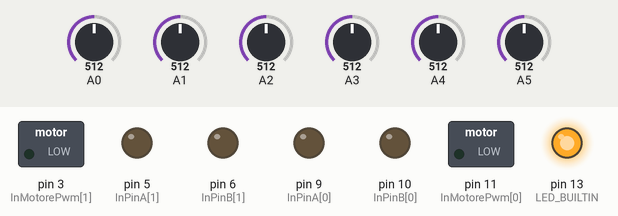
A sketch run on a simulated Arduino Uno, built with avr-gcc and run on an emulated ATmega328P. On the bench: switched loads named in the sketch (green lamp = pin HIGH), output pins drawn as LEDs (lit = HIGH). Inputs (shaded band) come from the test bench; at power-on: A0 = 512, A1 = 512, A2 = 512, A3 = 512, A4 = 512, A5 = 512.

Above: at 0.1 s.
At 11.2 s:
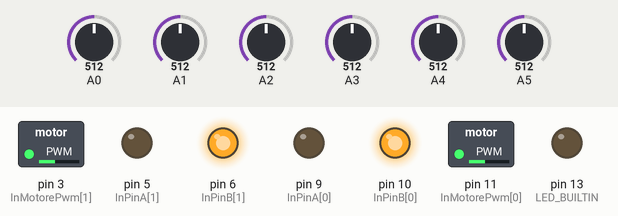
11.3 s: A0 set to 992
At 12.0 s:
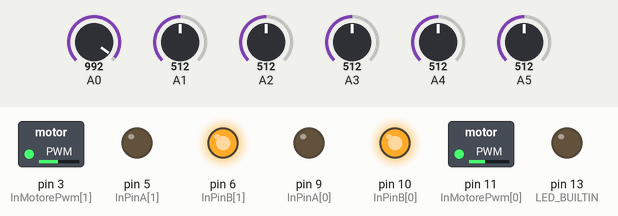
Timing chart, 0 to 14.3 s (numbered marks = the images above; inputs shaded):
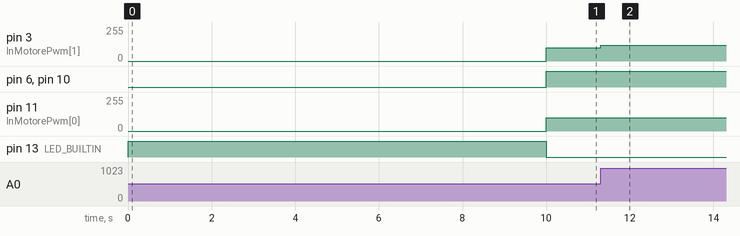

Measured:
- after the input at 11.3 s, pin 3 (InMotorePwm[1]): 100/255 → 120/255 at once

The sketch:

vr-1.0.0.ino
```cpp
//libreria per i sensori infrarossi
#include <QTRSensors.h>

#define MOTORE_DESTRO       0
#define MOTORE_SINISTRO     1

#define MOTORE_AVANTI       0
#define MOTORE_FERMO        1
#define MOTORE_INDIETRO     2

//valori dei diversi range
#define DESTRA_ESTERNO 1000
#define DESTRA_INTERNO 1500
#define DESTRA_CENTRO_ESTERNO 2300
#define SINISTRA_CENTRO_ESTERNO 2700
#define SINISTRA_INTERNO 3500
#define SINISTRA_ESTERNO 4000

//potenza motori
#define POTENZA_MASSIMA 65
#define POTENZA_ALTA 60
#define POTENZA_MEDIA 50
#define POTENZA_BASSA 40

//variabili direzionali dei motori
uint8_t InPinA[] = {9, 5};
uint8_t InPinB[] = {10, 6};

//variabile per regolare la potenza dei motori
uint8_t InMotorePwm[] = {11, 3 };

QTRSensors qtr;

//variabili che indica numero di sensori e il loro valore
const uint8_t NumeroSensori = 6;
uint16_t ValoriSensori[NumeroSensori];

void setup()
{
  //configurazione dei PIN di INPUT-OUTPUT
  pinMode(InPinA[0], OUTPUT);
  pinMode(InPinA[1], OUTPUT);
  pinMode(InPinB[0], OUTPUT);
  pinMode(InPinB[1], OUTPUT);
  pinMode(InMotorePwm[0], OUTPUT);
  pinMode(InMotorePwm[1], OUTPUT);
  pinMode(LED_BUILTIN, OUTPUT);

  // Configurazione dei sensori a infrarossi
  qtr.setTypeAnalog();
  qtr.setSensorPins((const uint8_t[]){A0, A1, A2, A3, A4, A5}, NumeroSensori);

  //accendi il led Built-in dell'Arduino per segnalare l'inizio della calibrazione
  digitalWrite(LED_BUILTIN, HIGH);
  //calibrazione dei sensori ( circa 12s )
  for (uint16_t i = 0; i < 400; i++)
  {
    qtr.calibrate();
  }
  //spegni il led per segnalare la fine della calibrazione
  digitalWrite(LED_BUILTIN, LOW);
}

//funzione per selezionare,dirigere e regolare la potenza del motore
void muoviMotore(uint8_t motore, uint8_t direzione, uint8_t pwm)
{
  if(direzione <= 1)
  {
    digitalWrite(InPinA[motore], LOW);
  }
  else
  {
    digitalWrite(InPinA[motore], HIGH);
  }
  if(direzione >=1 && direzione <=2)
  {
    digitalWrite(InPinB[motore], LOW);
  }
  else
  {
    digitalWrite(InPinB[motore], HIGH);
  }
  analogWrite(InMotorePwm[motore], ((255/100)*pwm));
}

void loop()
{
  //variabile che indica la posizione della linea nera, sapendo i valori letti dai 6 sensori
  uint16_t position = qtr.readLineBlack(ValoriSensori);

  //se la linea nera è a sinitra
  if(position>SINISTRA_ESTERNO)
  {
    muoviMotore(MOTORE_DESTRO, MOTORE_AVANTI, POTENZA_MEDIA);
    muoviMotore(MOTORE_SINISTRO, MOTORE_INDIETRO, POTENZA_ALTA);
  }
  else if(position>=SINISTRA_INTERNO && position<=SINISTRA_ESTERNO)
  {
    muoviMotore(MOTORE_DESTRO, MOTORE_AVANTI, POTENZA_MASSIMA);
    muoviMotore(MOTORE_SINISTRO, MOTORE_AVANTI, POTENZA_MEDIA);
  }
  else if(position>SINISTRA_CENTRO_ESTERNO && position<SINISTRA_INTERNO)
  {
    muoviMotore(MOTORE_DESTRO, MOTORE_AVANTI, POTENZA_ALTA);
    muoviMotore(MOTORE_SINISTRO, MOTORE_AVANTI, POTENZA_MEDIA);
  }

  //se linea nera è al centro
  else if(position>=DESTRA_CENTRO_ESTERNO && position<=SINISTRA_CENTRO_ESTERNO)
  {
    muoviMotore(MOTORE_DESTRO, MOTORE_AVANTI, POTENZA_MEDIA);
    muoviMotore(MOTORE_SINISTRO, MOTORE_AVANTI, POTENZA_MEDIA);
  }

  //se la linea nera è a destra
  else if(position>DESTRA_INTERNO && position<DESTRA_CENTRO_ESTERNO)
  {
    muoviMotore(MOTORE_DESTRO, MOTORE_AVANTI, POTENZA_MEDIA);
    muoviMotore(MOTORE_SINISTRO, MOTORE_AVANTI, POTENZA_ALTA);
  }
  else if(position>=DESTRA_ESTERNO && position<=DESTRA_INTERNO)
  {
    muoviMotore(MOTORE_DESTRO, MOTORE_AVANTI, POTENZA_MEDIA);
    muoviMotore(MOTORE_SINISTRO, MOTORE_AVANTI, POTENZA_MASSIMA);
  }
  else if(position<DESTRA_ESTERNO)
  {
    muoviMotore(MOTORE_DESTRO, MOTORE_INDIETRO, POTENZA_ALTA);
    muoviMotore(MOTORE_SINISTRO, MOTORE_AVANTI, POTENZA_MEDIA);
  }
}
```
